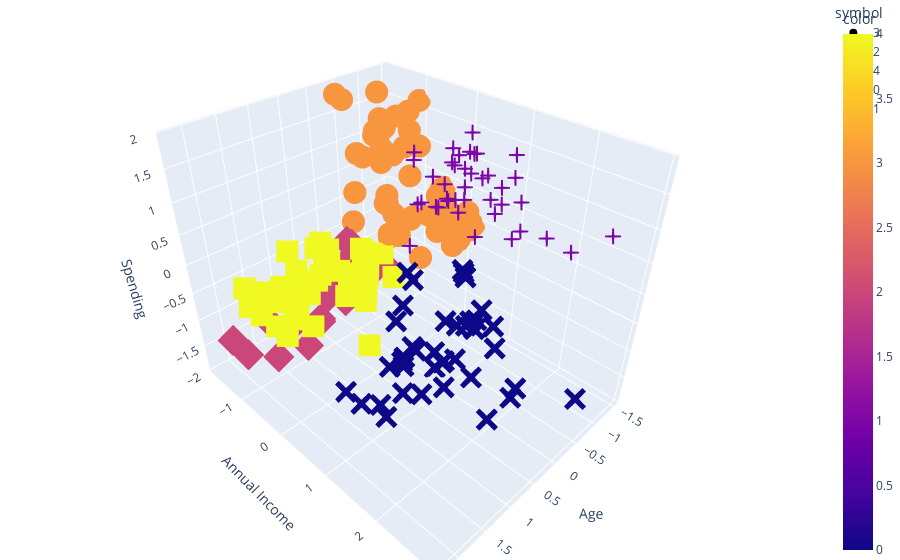

Write notebook code for a chart like this one.
### Markdown cell above
# And now
Let's fit out K-means again

### Code cell
# Initialising
model = KMeans(n_clusters=5)

# Now, we fit a model
model = model.fit(temp_df)

# Storing Model labels
colors = list(model.labels_)

# Going to visualise
import plotly.express as px
fig = px.scatter_3d(temp_df, x='Age', y='Annual Income', z='Spending',
              color=colors, symbol=colors)


# tight layout
fig.update_layout(margin=dict(l=0, r=0, b=0, t=0))
fig.show()
